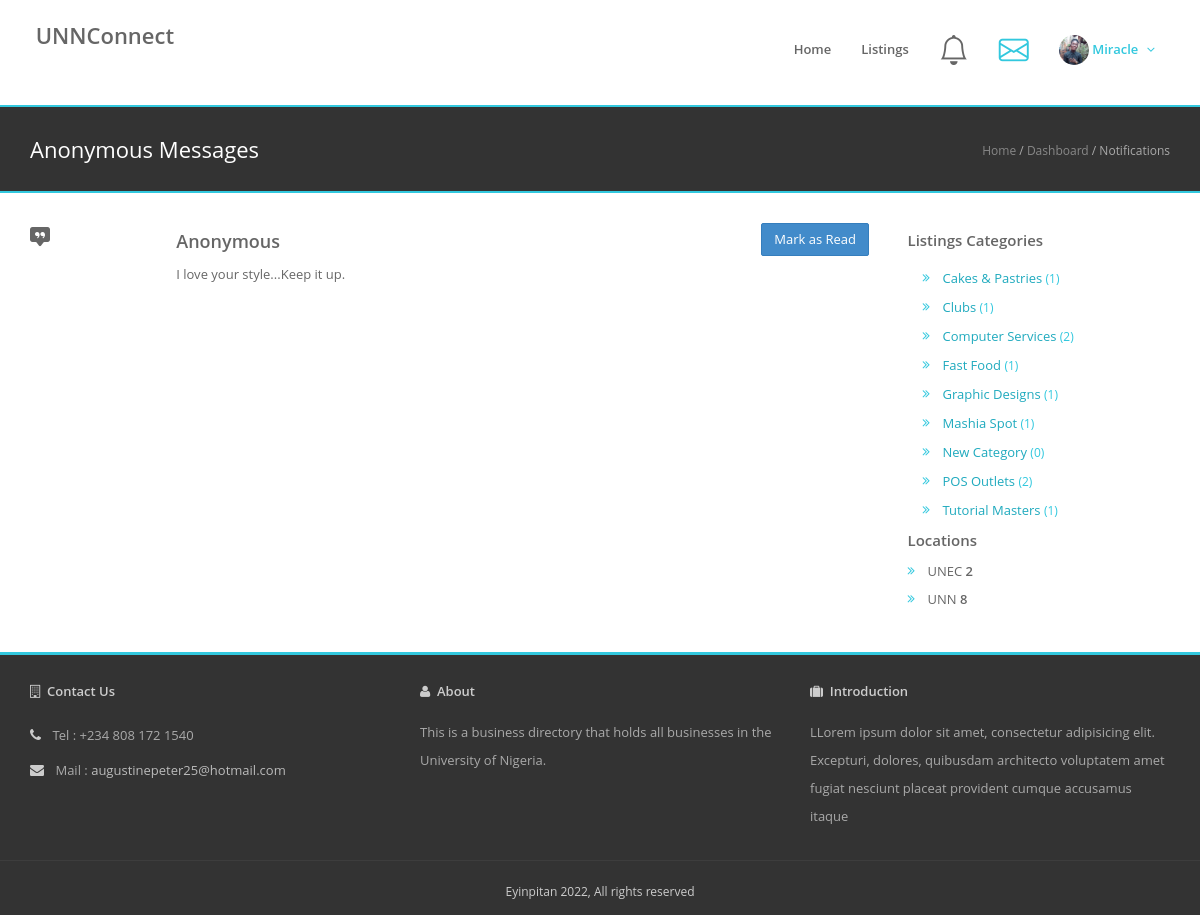
The app's page /vendor/messages/ (signed in) with its own data.
### businessDirectory/models.py (models this page shows, shortened)
class User(AbstractUser):
    is_admin = models.BooleanField(default=False)
    is_vendor = models.BooleanField(default=False)
    is_customer = models.BooleanField(default=False)
    phone = models.CharField(max_length=20, blank=True)
    photo_url = models.FileField(upload_to='static/uploads/profile_photos/',
                                 default='static/uploads/profile_photos/nophoto-male.jpg')
    def __str__(self):
        return self.first_name

class CustomerMessage(models.Model):
    receiver = models.ForeignKey(User, on_delete=models.CASCADE)
    msg = models.TextField(max_length=255)
    is_read = models.BooleanField(default=False)
    sent_at = models.DateTimeField(auto_now=True)

class Category(models.Model):
    name = models.CharField(max_length=50)
    img = models.FileField(upload_to='static/uploads/thumbs/')

class Campus(models.Model):
    name = models.CharField(max_length=50)
    def __str__(self):
        return self.name

### businessDirectory/views.py (the view)
# urls.py: path('vendor/messages/', views.VendorMessageView.as_view(), name='vendor-messages'),
class VendorMessageView(LoginRequiredMixin,View):
    login_url = '/vendor/login/'
    redirect_field_name = '/vendor/listings/'
    context = {}
    def get(self, request):
        messages = CustomerMessage.objects.all().filter(receiver_id=request.user.id).order_by('-sent_at')
        side = sideBarWidget()
        self.context['categories'] = side['categories']
        self.context['campuses'] = side['campuses']
        self.context['messages'] = messages
        return render(request, 'vendor/messages.html', self.context)

### businessDirectory/views.py (called while the page is built)
def sideBarWidget():
    cat = Category.objects.all().order_by('name')
    cam = Campus.objects.all().order_by('name')
    cat_count = []
    campus_count = []
    for c in cat:
        cat_count.append(Business.objects.filter(category_id=c.id).count())
    for c in cam:
        campus_count.append(Business.objects.filter(location_id=c.id).count())
    categories = dict(zip(cat, cat_count))
    campuses = dict(zip(cam, campus_count))
    recent_posts = Business.objects.all().order_by('-added_on')[0:5:1]
    result = {
        'categories': categories,
        'campuses': campuses,
        'recent_posts': recent_posts,
        'cats': cat,
        'cams': cam,
    }
    return result

### businessDirectory/templates/vendor/messages.html
{% load static %}
{% include 'include/header.html' %}
{% include 'include/nav-bar.html' %}
    <div class="page-heading-two">
        <div class="container">
            <h2>Anonymous Messages</h2>
            <div class="breads">
                <a href="{% url 'businessDirectory:home' %}">Home</a> /
                <a href="{% url 'businessDirectory:user-profile' user_type='vendor' %}">Dashboard</a> / Notifications
            </div>
            <div class="clearfix"></div>
        </div>
    </div>
  <div id="main" class="container main">
      <div class="row">
      <div class="col-md-9 col-sm-12 col-xs-12">
            <div class="col-12">
                {% for message in messages %}
                     <div class="row">
                         <div class="col-md-2 col-xs-12">
                             <i class="bi bi-chat-square-quote-fill" style="font-size: 2rem"></i>
                         </div>
                         <div class="col-md-8 col-xs-12">
                             <h4>Anonymous</h4>
                             <p>{{ message.msg }}
                        </div>
                     <div class="col-md-2">
                         <button class="btn btn-primary">Mark as Read</button>
                     </div>
                     </div>
                {% endfor %}
    </div>
        </div>
          <div class="col-md-3 col-sm-12 col-xs-12">
            {% include 'include/side-bar-auth.html' %}
          </div>
      </div>
  </div>
        {% include 'include/footer.html' %}

### businessDirectory/templates/include/nav-bar.html (shortened to what this page needs)
{% with request.resolver_match.url_name as url_name %}
{% load static %}
<div class="header-2">
    <div class="container">
        <div class="row">
            <div class="col-md-3 col-sm-3">
                <div class="logo">
                    <h3>
                        <a href="{% url 'businessDirectory:home' %}">UNNConnect</a>
                    </h3>
                </div>
            </div>
            <div class="col-md-9 col-sm-9">
                <div class="navy">
                    <ul class="pull-right">
                        <li class="{% if url_name == 'home' %}active{% endif %}"><a href="{% url 'businessDirectory:home' %}">Home</a></li>
                        <li class="{% if url_name == 'business-list' %}active{% endif %}"><a href="{% url 'businessDirectory:business-list' %}">Listings</a></li>
                            {% if request.user.is_authenticated %}
        {% if request.user.is_vendor %}
                        <li class="{% if url_name == 'vendor-notification' %}active{% endif %}"><a href="{% url 'businessDirectory:vendor-notification' %}"><i style="font-size: 3rem" class="bi bi-bell"></i></a></li>
                        <li class="{% if url_name == 'vendor-messages' %}active{% endif %}"><a href="{% url 'businessDirectory:vendor-messages' %}"><i style="font-size: 3rem" class="bi bi-envelope"></i></a></li>
        {% endif %}
        <li class="active has-sub">
          <a class="dropdown-toggle" href="#" data-toggle="dropdown">
            <img src="/{{ request.user.photo_url }}" width="30px" height="30px" alt="Profile" class="img-circle">
            <span class="d-none d-md-block dropdown-toggle ps-2">{{ request.user }}</span>
          </a>
        </li>
                            {% endif %}
                    </ul>
                </div>
            </div>
        </div>
    </div>
</div>
{% endwith %}

### businessDirectory/templates/include/side-bar-auth.html (shortened to what this page needs)
{% load static %}
{% block content %}
      <div class="card">
        <div class="card-body">
          <h5 class="card-title">Listings Categories </h5>
            <div class="widget-content categories">
                <ul class="list-6">
                    {% for category,count in categories.items %}
                        <li class="col-xs-12 col-sm-6 col-md-12 col-lg-12">
                            <a href="{% url 'businessDirectory:category' pk=category.id %}">
                                {{ category.name }}
                                <small class="color">({{ count }})</small>
                            </a>
                        </li>
                    {% endfor %}
                </ul>
           </div>
        </div>
      </div>
      <div class="card">
        <div class="card-body pb-0">
          <h5 class="card-title">Locations </h5>
            <ul class="list-6">
                {% for campus, count in campuses.items %}
                    <li>{{ campus }} <span>{{ count }}</span></li>
                {% endfor %}
            </ul>
        </div>
      </div>
{% endblock %}

### static/assets/css/styles/skin-lblue.css (style rules this page uses)
a { color: #1faabe; }
.color { color: #32c8de !important; }
.list-1 li:before, .list-2 li:before, .list-3 li:before, .list-4 li:before, .list-5 li:before, .list-6 li:before, .list-7 li:before, .list-8 li:before, .list-9 li:before { color: #32c8de; }
.header-2 .navy ul > li.has-sub > a:after { color: #32c8de; }

### static/assets/css/custom.css (style rules this page uses)
.list-6 li span { display: inline-block; font-weight: 600; }

### businessDirectory/templates/include/header.html (style rules this page uses)
.header-2 { background: #ffffff; }
.header-2 .navy > ul > li > a { color: #666 }
.header-2 .navy > ul > .active > a { color: #32c8de }

### records on screen
User: user.photo_url (picture), user "Miracle"
CustomerMessage: msg "I love your style...Keep it up."
Category: name "Cakes & Pastries", count "1"
Category: name "Clubs", count "1"
Category: name "Computer Services", id "2"
Category: name "Fast Food", count "1"
Category: name "Graphic Designs", id "1"
Category: name "Mashia Spot", count "1"
Category: name "New Category", count "0"
Category: name "POS Outlets", count "2"
Category: name "Tutorial Masters", count "1"
Campus: name "UNEC", id "2"
Campus: name "UNN", count "8"
